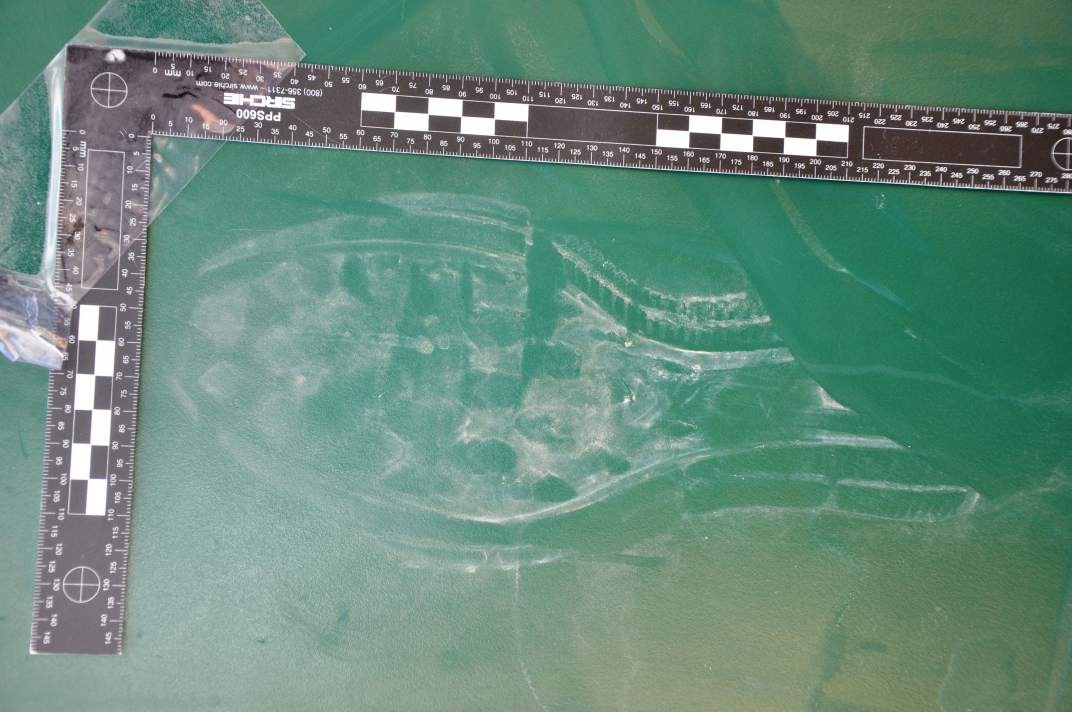
#> input picture Q1DB/2.jpeg, 4288 x 2848 px (shown at 1/4 size)
$ jupyter execute ProjectlM2020_q1.ipynb   (older library calls are emulated)
#> lines starting #> are read from the running program, lines starting #| are printed output that depends on the picture; after the words box and inside, x2 and y2 are one past the last pixel; in counts of white or black regions, pixels touching at a corner belong together
[cell 1]
import cv2
import numpy as np
import matplotlib.pyplot as plt
img1 = cv2.imread('Q1DB/2.jpeg')
#> img1 is the input picture: shape (2848, 4288, 3); mean B, G, R 124.1, 139.5, 103.1
img2 = cv2.imread('Q1DB/11.jpeg')
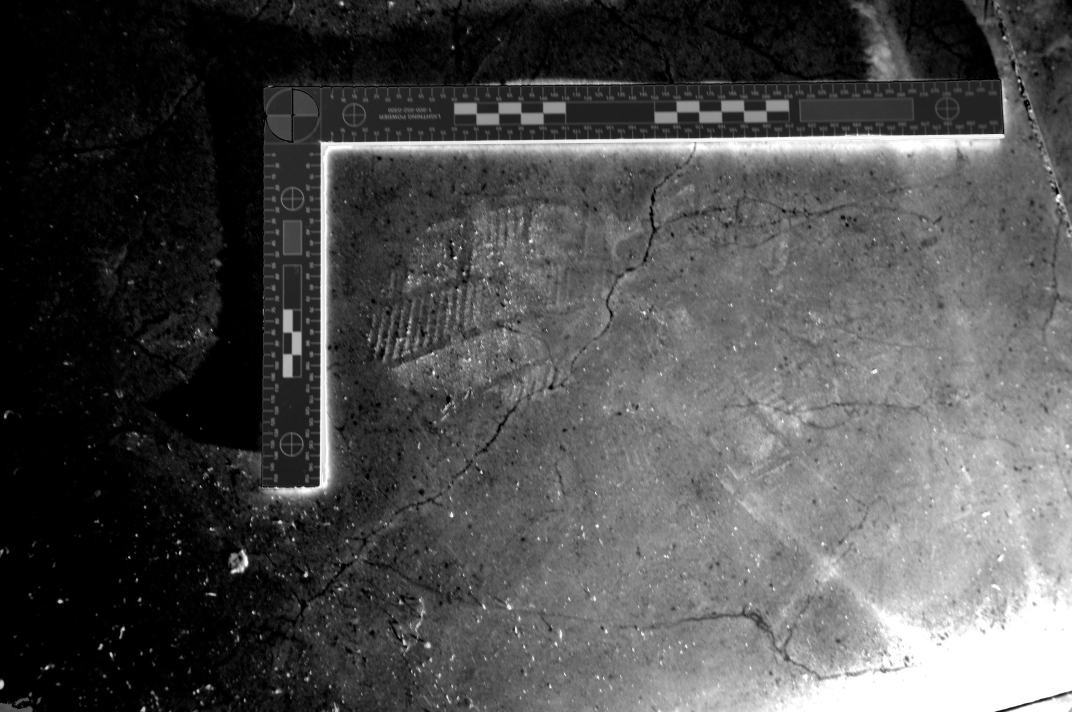
#> input picture Q1DB/11.jpeg, 4288 x 2848 px (shown at 1/4 size)
#> img2 is the input picture: shape (2848, 4288, 3); min 0, max 255, mean 78.2
def Show_img(vis,title):
    vis = cv2.resize(vis, (1200, 400), None, .12, .15)
    cv2.imshow(title, vis)
# De-allocate any associated memory usage
    if cv2.waitKey(0):
        cv2.destroyAllWindows()
def concatenate(img,img1,new_img):
    img = cv2.resize(img, (420, 627), None, .12, .15)
    img1 = cv2.resize(img1, (420, 627), None, .12, .15)
    new_img = cv2.resize(new_img, (420, 627), None, .12, .15)
    vis = np.concatenate((new_img, img,img1), axis=1)
    return vis
def find_t(original_image,kx,ky,multy):
    image = original_image.copy()
    gray = cv2.cvtColor(image, cv2.COLOR_BGR2GRAY)
    thresh = cv2.threshold(gray, 0, 255, cv2.THRESH_BINARY_INV | cv2.THRESH_OTSU)[1]
    kernel = cv2.getStructuringElement(cv2.MORPH_RECT, (kx,ky))
    dilate = cv2.dilate(thresh, kernel, iterations=kx)
    dilate = cv2.erode(dilate, kernel, iterations=ky)
#     dilate[450:520,1455:1570]=250
    dilate=binarize(dilate,250)


# Find contours
    cnts = cv2.findContours(dilate, cv2.RETR_TREE, cv2.CHAIN_APPROX_SIMPLE)
    cnts = cnts[0] if len(cnts) == 2 else cnts[1]
    mask = np.zeros(image.shape, dtype='uint8')
    mask.fill(255)
# Iterate thorugh contours and filter for ROI
    for c in cnts:
        area = cv2.contourArea(c)
        if area < multy and area > 3000:
            x,y,w,h = cv2.boundingRect(c)
            if(h!=66 and h!=65 and h!=62 and h!=73 and h!=71 and h!=76):

#                     13 1585 458
# 14 1454 449
                mask[y:y+h, x:x+w] = original_image[y:y+h, x:x+w]

    return dilate,mask
def find_conturs2(img,originalImage):
    temp=img.copy()
    img = cv2.cvtColor(img, cv2.COLOR_BGR2GRAY)
    img=binarize(img,250)
    corners = cv2.goodFeaturesToTrack(img,900,0.01,20)
    corners = np.int64(corners)
    j=0
    for i in corners:
        j+=1
        x,y = i.ravel()
# [5 lines of commented-out code are left out]
        cv2.circle(originalImage,(x,y),10,(0,0,255),-1)
    return originalImage
def binarize(image_to_transform, threshold):
    # now, lets convert that image to a single greyscale image using convert()
    output_image=image_to_transform.copy()
    arr = np.array(output_image)
    arr[arr <=threshold] = 0
    arr[arr >threshold] = 100
    return arr
#####GAMMA correction for dark images for better results
def adjust_gamma(image, gamma=1.0):
    invGamma = 1.0 / gamma
    table = np.array([((i / 255.0) ** invGamma) * 255
    for i in np.arange(0, 256)]).astype("uint8")
    return cv2.LUT(image, table)                                 # change the value here to get different result
def cut_til_edge(image):
    gray = cv2.cvtColor(image, cv2.COLOR_BGR2GRAY)
    thresh = cv2.threshold(gray, 200, 255, cv2.THRESH_BINARY + cv2.THRESH_OTSU)[1]
    cnts1,cnts, hierarchy = cv2.findContours(thresh.copy(), cv2.RETR_EXTERNAL, cv2.CHAIN_APPROX_SIMPLE)
    new_img=image
    for c in cnts:
        area = cv2.contourArea(c)
        x,y,w,h = cv2.boundingRect(c)
        if area==4572159.0   :
            new_img=image[y:y+h,x+w//6:x+w]
            return new_img
        if area==5587046.5:
            new_img=image[y+450:y+h,x+250:x+w]
    return new_img
addjusted = adjust_gamma(img1, gamma=0.87)
addjusted2 = adjust_gamma(img2, gamma=0.87)
gray1=binarize(img1,250)
gray2=binarize(addjusted2,80)
#> in binarize (call 2), `arr[arr >threshold] = 100`: arr: shape (2848, 4288, 3); values 0 (black) and 100 (white), 40.8% white; 10755 white regions (9511 under 20 px), largest, box (x1, y1, x2, y2) and area: (1046, 301, 4288, 2848) 4659749, (2618, 399, 3157, 494) 25037, (2334, 825, 2585, 1095) 21744
dilate1,mask1=find_t(gray1,7,5,9000)
#> in find_t, `thresh = cv2.threshold(gray, 0, 255, cv2.THRESH_BINARY_INV | cv2.THRES..`: thresh: shape (2848, 4288); 98.7% white; 521 black regions (487 under 20 px), largest, box (x1, y1, x2, y2) and area: (1446, 372, 2113, 542) 44047, (2882, 478, 3265, 623) 23931, (2626, 462, 2888, 592) 16430
#> in find_t, `dilate = cv2.dilate(thresh, kernel, iterations=kx)`: dilate: shape (2848, 4288); 99.6% white; 17 black regions, largest, box (x1, y1, x2, y2) and area: (1469, 390, 1561, 427) 2944, (1601, 469, 1691, 506) 2866, (2003, 429, 2091, 467) 2846
#> in find_t, `dilate = cv2.erode(dilate, kernel, iterations=ky)`: dilate: shape (2848, 4288); 99.1% white; 17 black regions, largest, box (x1, y1, x2, y2) and area: (356, 1924, 418, 2052) 7195, (292, 1781, 354, 1908) 7106, (326, 1228, 386, 1356) 7084
#> in binarize (call 3), `arr[arr >threshold] = 100`: arr: shape (2848, 4288); values 0 (black) and 100 (white), 99.1% white; 17 black regions
#> in find_t, `cnts = cv2.findContours(dilate, cv2.RETR_TREE, cv2.CHAIN_APPROX_SIMPLE)`: cnts = 18 contours; largest, box (x1, y1, x2, y2) and area: (0, 0, 4288, 2848) 12205089, (355, 1923, 419, 2053) 7378, (291, 1780, 355, 1909) 7288, (325, 1227, 387, 1357) 7266, (309, 1505, 372, 1634) 7231
#> in find_t, `mask.fill(255)`: mask: shape (2848, 4288, 3); every value is 255
#> the loop in find_t, `for c in cnts:` made 18 passes
#> (area, x, y, w, h) on passes 2 to 13: (7377.5, 355, 1923, 64, 130), (7287.5, 291, 1780, 64, 129), (7229.5, 372, 1645, 63, 129), (7231, 309, 1505, 63, 129), (7117.5, 389, 1370, 62, 127), (7266.5, 325, 1227, 62, 130), (5358, 3145, 562, 113, 51), (5854, 2891, 541, 112, 57), (5912, 2634, 525, 114, 60), (5412.5, 3275, 506, 111, 52), (5641.5, 3020, 487, 111, 55), (6453, 1852, 475, 120, 59)
#> (c, area) on pass 1: ([[0, 0], [0, 2847], [4287, 2847], [4287, 0]], 12205089)
dilate2,mask2=find_t(gray2,5,3,3850)
#> call 2 of find_t, with kx = 5, ky = 3, multy = 3850
#> in find_t (call 2), `dilate = cv2.dilate(thresh, kernel, iterations=kx)`: dilate: shape (2848, 4288); 71.2% white; 428 black regions (176 under 20 px), largest, box (x1, y1, x2, y2) and area: (2033, 856, 4288, 2848) 3087960, (1064, 312, 4086, 1996) 296864, (4044, 2778, 4288, 2848) 8618
#> in find_t (call 2), `dilate = cv2.erode(dilate, kernel, iterations=ky)`:
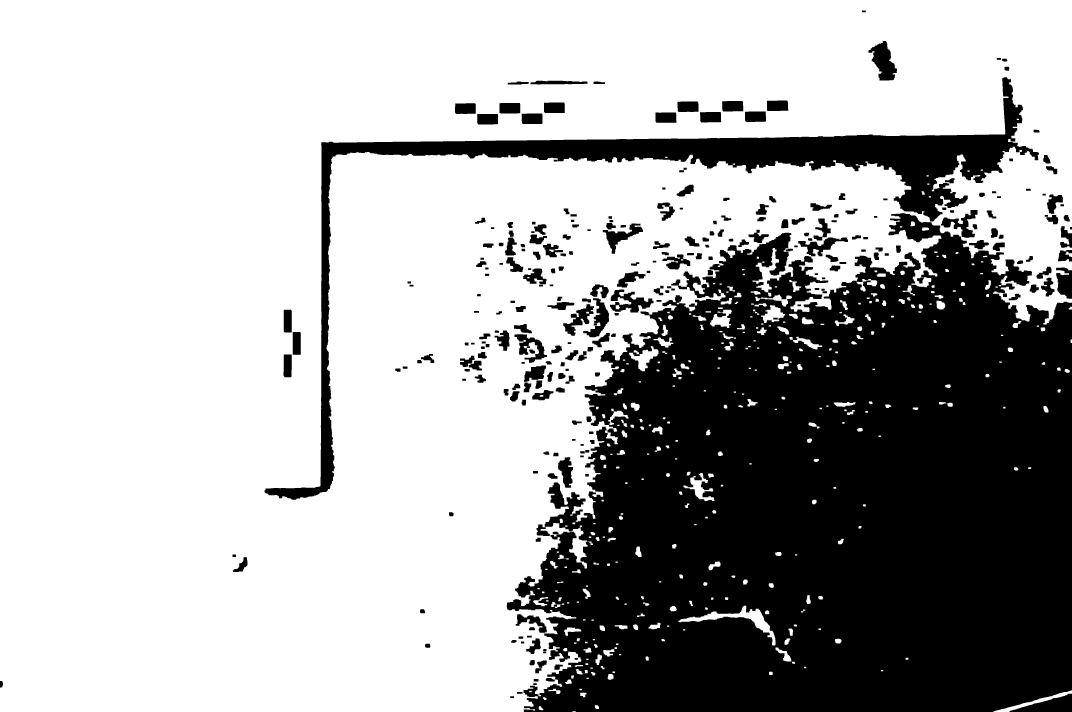
#> dilate: shape (2848, 4288) (shown at 1/4 size); 67.8% white; 281 black regions, largest, box (x1, y1, x2, y2) and area: (2027, 853, 4288, 2848) 3315615, (1058, 309, 4156, 1999) 357346, (3474, 164, 3588, 322) 9949
#> in binarize (call 4), `arr[arr >threshold] = 100`: arr: shape (2848, 4288); values 0 (black) and 100 (white), 67.8% white; 281 black regions
#> in find_t (call 2), `cnts = cv2.findContours(dilate, cv2.RETR_TREE, cv2.CHAIN_APPROX_SIMPLE)`: cnts = 633 contours; largest, box (x1, y1, x2, y2) and area: (0, 0, 4288, 2848) 8753109, (1057, 308, 4157, 2000) 364102, (3473, 163, 3589, 323) 10225, (2714, 2423, 3102, 2582) 10187, (2439, 1157, 2615, 1251) 8358
#> the loop in find_t (call 2), `for c in cnts:` made 633 passes
#> (area, x, y, w, h) on passes 281, 285, 367, 416, 435, 444, 481, 485, 503, 605, 606, 607: (3299, 2840, 1239, 87, 73), (3515.5, 3044, 1221, 96, 71), (3839.5, 2062, 2456, 126, 76), (3005, 1133, 1417, 35, 93), (3028.5, 1170, 1327, 34, 93), (3015.5, 1134, 1238, 34, 93), (3490.5, 2467, 1085, 116, 66), (3426.5, 2092, 1073, 95, 65), (3678, 2649, 1017, 113, 62), (3573, 1908, 455, 85, 44), (3560, 2086, 453, 85, 44), (3506.5, 2621, 449, 86, 43)
#> area on passes 2, 3, 4, 5, 7, 8: 174, 188, 93.5, 298, 3868, 44
#############finding the edges and mark them##############
img3=find_conturs2(mask1,addjusted)
#> in binarize (call 5), `arr[arr <=threshold] = 0`: arr: shape (2848, 4288); 99% white; 17 black regions, largest, box (x1, y1, x2, y2) and area: (355, 1923, 419, 2053) 8320, (291, 1780, 355, 1909) 8256, (309, 1505, 372, 1634) 8127
#> in find_conturs2, `corners = cv2.goodFeaturesToTrack(img,900,0.01,20)`: corners = 58 rows, first 8: [418, 2052], [355, 2052], [418, 1923], [355, 1923], [291, 1908], [354, 1780], [291, 1780], [434, 1773]
#> the loop in find_conturs2, `for i in corners:` made 58 passes
#> (x, y) on passes 1 to 12: (418, 2052), (355, 2052), (418, 1923), (355, 1923), (291, 1908), (354, 1780), (291, 1780), (434, 1773), (434, 1645), (372, 1645), (309, 1633), (371, 1505)
#> after the loop in find_conturs2, `for i in corners:`: j = 58
img4=find_conturs2(mask2,addjusted2)
#> in binarize (call 6), `arr[arr <=threshold] = 0`:
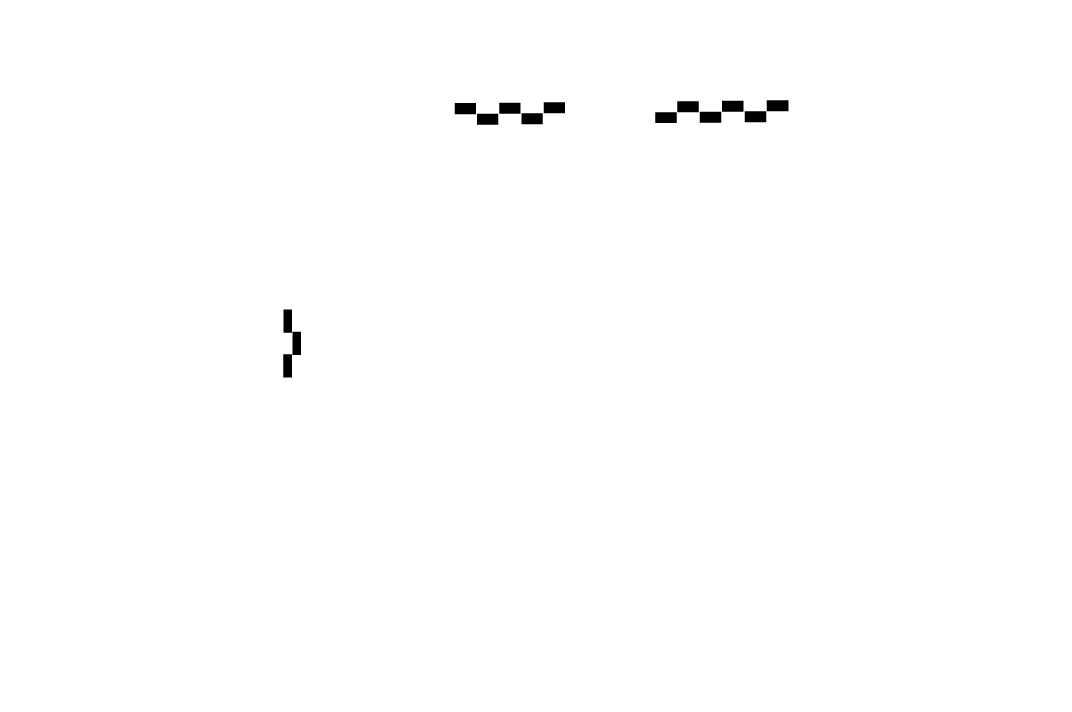
#> arr: shape (2848, 4288) (shown at 1/4 size); 99.6% white; 14 black regions, largest, box (x1, y1, x2, y2) and area: (3067, 401, 3154, 445) 3828, (1819, 412, 1904, 457) 3825, (2888, 403, 2974, 447) 3784
#> in find_conturs2 (call 2), `corners = cv2.goodFeaturesToTrack(img,900,0.01,20)`: corners = 45 rows, first 8: [1167, 1509], [1133, 1509], [1203, 1419], [1170, 1419], [1133, 1417], [1167, 1330], [1134, 1330], [1203, 1327]
#> the loop in find_conturs2 (call 2), `for i in corners:` made 45 passes
#> (x, y) on passes 1 to 12: (1167, 1509), (1133, 1509), (1203, 1419), (1170, 1419), (1133, 1417), (1167, 1330), (1134, 1330), (1203, 1327), (1167, 1238), (1134, 1238), (1992, 498), (1908, 498)
#############finding the edgeless img##############
new1=cut_til_edge(img1)
#> in cut_til_edge, `thresh = cv2.threshold(gray, 200, 255, cv2.THRESH_BINARY + cv2.THRESH_..`:
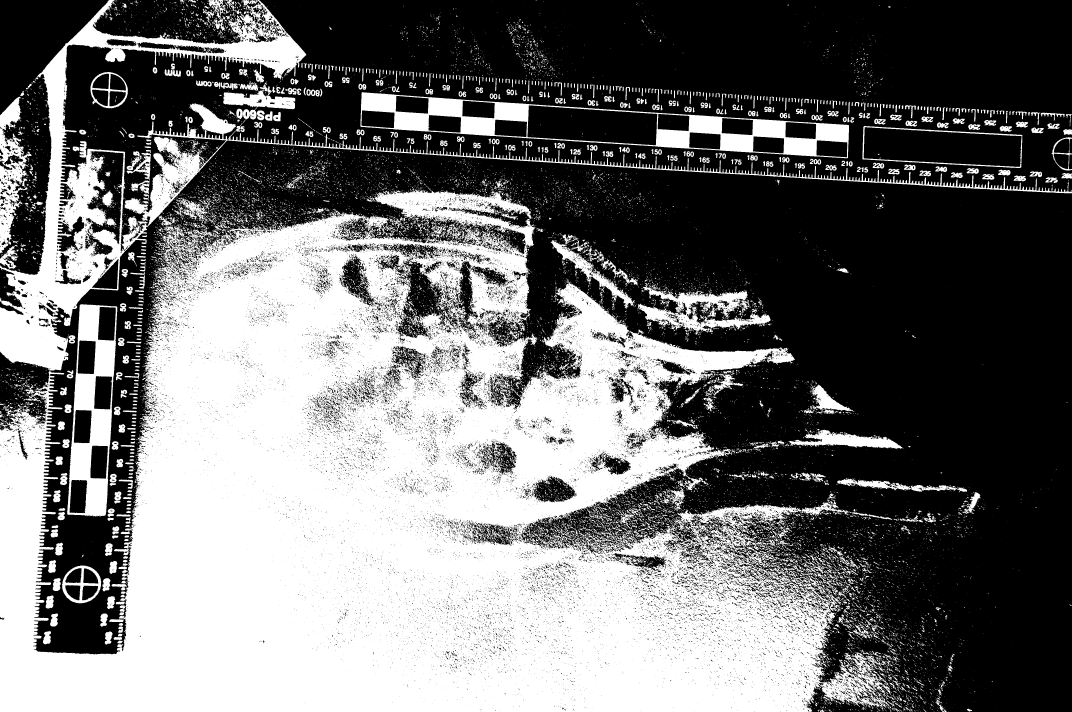
#> thresh: shape (2848, 4288) (shown at 1/4 size); 43.7% white; 21041 white regions (18600 under 20 px)
#> in cut_til_edge, `cnts1,cnts, hierarchy = cv2.findContours(thresh.copy(), cv2.RETR_EXTER..`: cnts = 18072 contours, 16597 with area under 20; largest, box (x1, y1, x2, y2) and area: (0, 754, 3564, 2848) 4572159, (0, 0, 4288, 1482) 454540, (1441, 369, 3396, 633) 263030, (268, 1217, 469, 2066) 127425, (3449, 504, 4090, 672) 84084
#> the loop in cut_til_edge, `for c in cnts:` made 13340 passes
#> c on passes 29, 31, 33: [[3670, 2842], [3671, 2843], [3672, 2843], [3672, 2842]], [[3599, 2842], [3600, 2843], [3600, 2842]], [[3488, 2842], [3488, 2844], [3489, 2843], [3489, 2842]]
new2=cut_til_edge(img2)
#> in cut_til_edge (call 2), `thresh = cv2.threshold(gray, 200, 255, cv2.THRESH_BINARY + cv2.THRESH_..`:
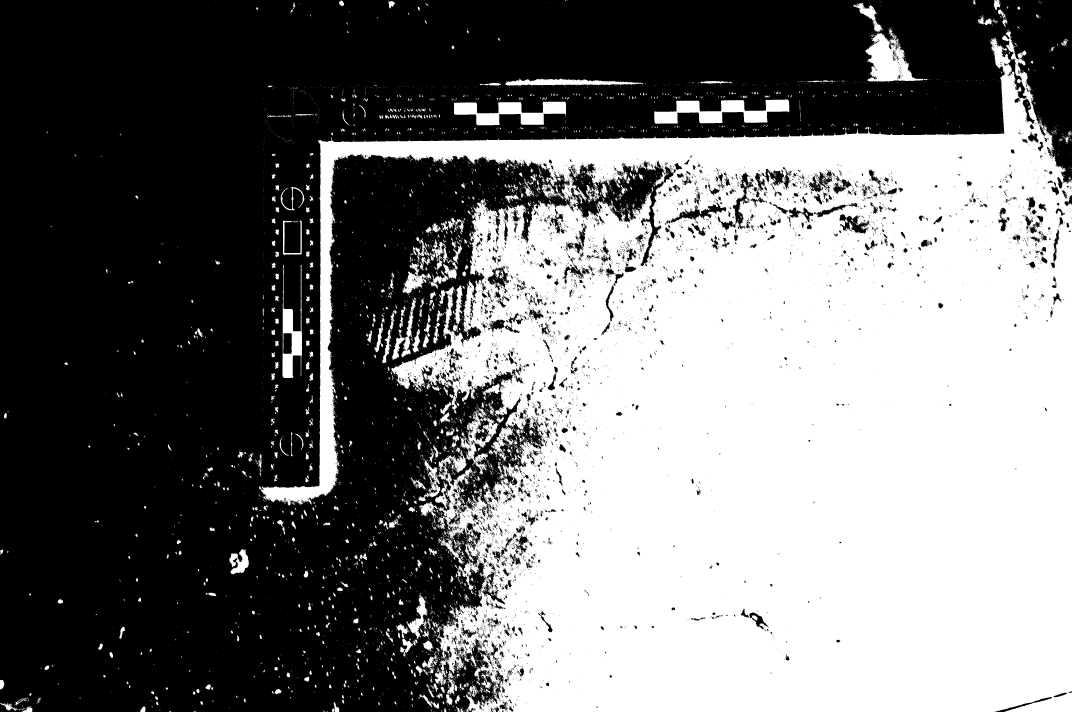
#> thresh: shape (2848, 4288) (shown at 1/4 size); 46.2% white; 9145 white regions (8118 under 20 px), largest, box (x1, y1, x2, y2) and area: (1036, 125, 4288, 2848) 5345998, (2617, 398, 3157, 495) 26374, (3462, 113, 3713, 327) 23511
#> the loop in cut_til_edge (call 2), `for c in cnts:` made 7566 passes
#> c on passes 1 to 3: [[1776, 2847]], [[1734, 2847]], [[784, 2847]]
############concatinating the 3 images###########
final=concatenate(img3,img1,new1)
final2=concatenate(img4,img2,new2)
Show_img(final,"Output for Question 1 image 1 press any key to show the secound output")
#> (key Esc is pressed here)
Show_img(final2,"Output for Question 1 image 2")
#> call 2 of Show_img, with title = 'Output for Question 1 image 2'
#> in Show_img (call 2), `vis = cv2.resize(vis, (1200, 400), None, .12, .15)`:
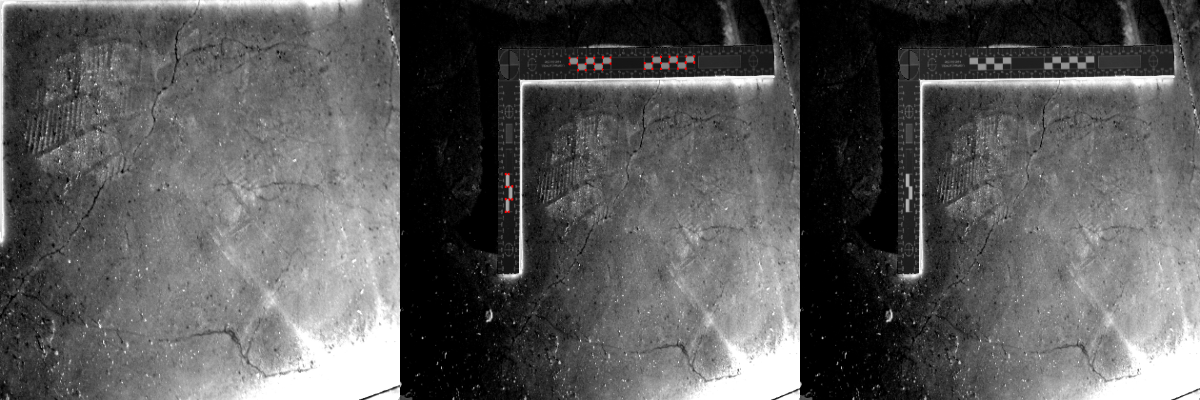
#> vis: shape (400, 1200, 3); mean of channels 0, 1, 2 89.7, 89.7, 89.8; drawn as B, G, R
#> (key Enter is pressed here)
